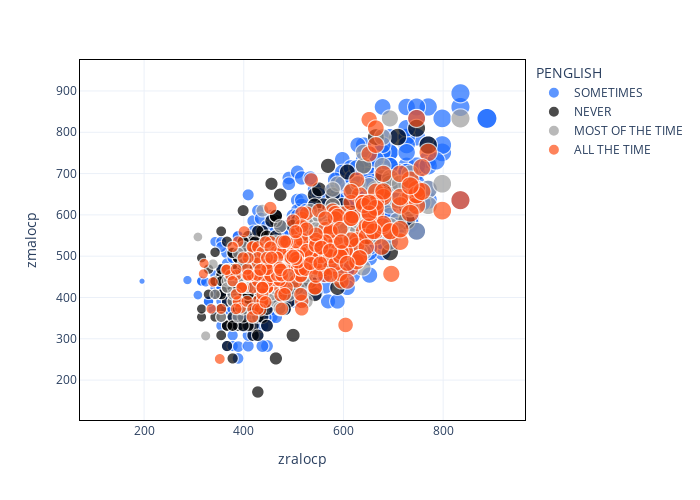

Here is the notebook cell this chart was saved with:
### Markdown cell above
Let's visualize our model. We begin by creating a bubble plot using the two scores.

### Code cell
africa.scatter(
    columns = ["zralocp", "zmalocp"],
    size = "zpses",
    by = "PENGLISH",
    max_nb_points = 2000,
)

### Figure 1 — Plotly figure (JSON) as saved in the notebook; plotly's stock layout.template omitted (floating-point values rounded to 4 significant figures; data arrays with more than 128 entries replaced by an {"elided": "..."} marker saying what was removed)
{"data": [{"hovertemplate": "PENGLISH=SOMETIMES<br>zralocp=%{x}<br>zmalocp=%{y}<br>zpses=%{marker.size}<extra></extra>", "legendgroup": "SOMETIMES", "marker": {"color": "#1A6AFF", "size": {"elided": "1174 float values"}, "sizemode": "area", "sizeref": 0.0025, "symbol": "circle"}, "mode": "markers", "name": "SOMETIMES", "showlegend": true, "type": "scattergl", "x": {"elided": "1174 float values"}, "xaxis": "x", "y": {"elided": "1174 float values"}, "yaxis": "y"}, {"hovertemplate": "PENGLISH=NEVER<br>zralocp=%{x}<br>zmalocp=%{y}<br>zpses=%{marker.size}<extra></extra>", "legendgroup": "NEVER", "marker": {"color": "#000000", "size": {"elided": "390 float values"}, "sizemode": "area", "sizeref": 0.0025, "symbol": "circle"}, "mode": "markers", "name": "NEVER", "showlegend": true, "type": "scattergl", "x": {"elided": "390 float values"}, "xaxis": "x", "y": {"elided": "390 float values"}, "yaxis": "y"}, {"hovertemplate": "PENGLISH=MOST OF THE TIME<br>zralocp=%{x}<br>zmalocp=%{y}<br>zpses=%{marker.size}<extra></extra>", "legendgroup": "MOST OF THE TIME", "marker": {"color": "#9C9C9C", "size": {"elided": "174 float values"}, "sizemode": "area", "sizeref": 0.0025, "symbol": "circle"}, "mode": "markers", "name": "MOST OF THE TIME", "showlegend": true, "type": "scattergl", "x": {"elided": "174 float values"}, "xaxis": "x", "y": {"elided": "174 float values"}, "yaxis": "y"}, {"hovertemplate": "PENGLISH=ALL THE TIME<br>zralocp=%{x}<br>zmalocp=%{y}<br>zpses=%{marker.size}<extra></extra>", "legendgroup": "ALL THE TIME", "marker": {"color": "#FE5016", "size": {"elided": "261 float values"}, "sizemode": "area", "sizeref": 0.0025, "symbol": "circle"}, "mode": "markers", "name": "ALL THE TIME", "showlegend": true, "type": "scattergl", "x": {"elided": "261 float values"}, "xaxis": "x", "y": {"elided": "261 float values"}, "yaxis": "y"}], "layout": {"autosize": false, "height": 500, "legend": {"itemsizing": "constant", "title": {"text": "PENGLISH"}, "tracegroupgap": 0}, "margin": {"t": 60}, "width": 700, "xaxis": {"anchor": "y", "domain": [0, 1], "linecolor": "black", "linewidth": 1, "mirror": true, "showline": true, "title": {"text": "zralocp"}, "zeroline": false}, "yaxis": {"anchor": "x", "domain": [0, 1], "linecolor": "black", "linewidth": 1, "mirror": true, "showline": true, "title": {"text": "zmalocp"}, "zeroline": false}}}
